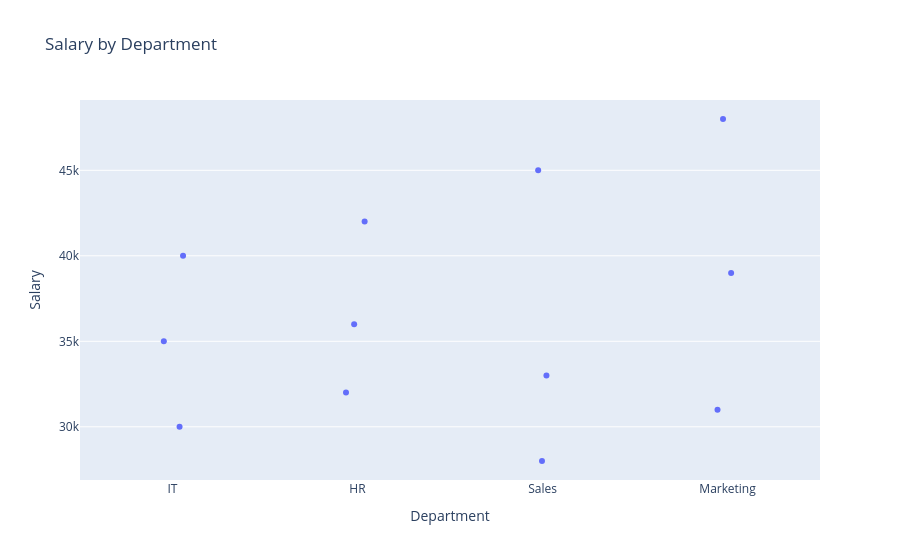

The code cell stored with this chart in its notebook:
### Markdown cell above
# Plotly Strip Plot

- Plotly uses px.strip().

### Code cell
fig = px.strip(
    df,
    x="Department",
    y="Salary",
    title="Salary by Department"
)

fig.show()

### Figure 1 — Plotly figure (JSON) as saved in the notebook; plotly's stock layout.template omitted (floating-point values rounded to 4 significant figures)
{"data": [{"alignmentgroup": "True", "boxpoints": "all", "fillcolor": "rgba(255,255,255,0)", "hoveron": "points", "hovertemplate": "Department=%{x}<br>Salary=%{y}<extra></extra>", "legendgroup": "", "line": {"color": "rgba(255,255,255,0)"}, "marker": {"color": "#636efa"}, "name": "", "offsetgroup": "", "orientation": "v", "pointpos": 0, "showlegend": false, "type": "box", "x": ["IT", "IT", "IT", "HR", "HR", "HR", "Sales", "Sales", "Sales", "Marketing", "Marketing", "Marketing"], "x0": " ", "xaxis": "x", "y": [30000, 35000, 40000, 32000, 36000, 42000, 28000, 33000, 45000, 31000, 39000, 48000], "y0": " ", "yaxis": "y"}], "layout": {"boxmode": "group", "legend": {"tracegroupgap": 0}, "title": {"text": "Salary by Department"}, "xaxis": {"anchor": "y", "domain": [0, 1], "title": {"text": "Department"}}, "yaxis": {"anchor": "x", "domain": [0, 1], "title": {"text": "Salary"}}}}
